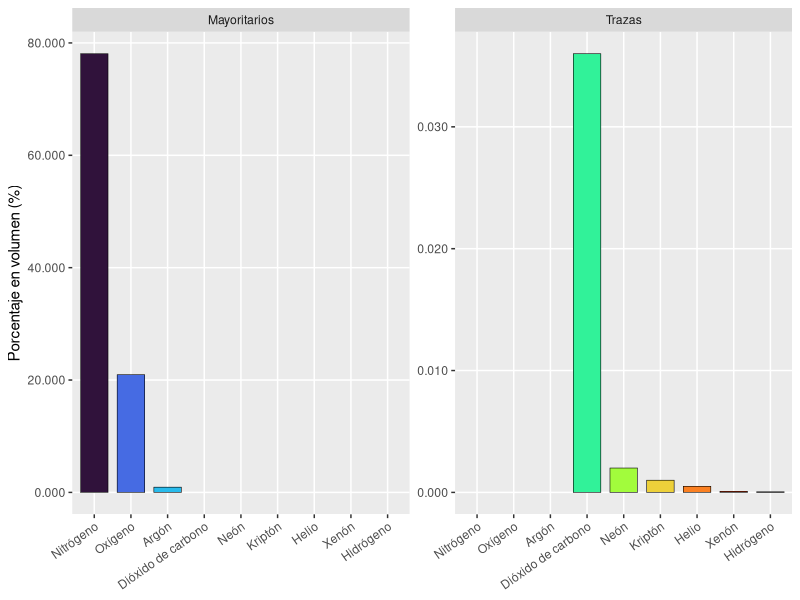

Source code (R): (Note: this script raises an error after producing the figure.)
## ---- chunk 1
#| label: tbl-meteovsclima
#| tbl-cap: "Comparación conceptual entre meteorología y climatología."
#| echo: false
#| message: false
#| warning: false

library(dplyr)
library(tibble)
library(kableExtra)

tabla_meteo_clima <- tribble(
  ~Concepto, ~`Enfoque Temporal`, ~`Objetivo Principal`,
  "Meteorología", "Horas o días (corto plazo)", "Pronóstico del tiempo y estudio de fenómenos momentáneos",
  "Climatología", "Décadas (largo plazo)", "Caracterización de regímenes regionales y estadísticas de diseño"
)

tabla_meteo_clima %>%
  kbl(
    booktabs = TRUE,
    align = c("c","c","c"),
    format = "html",
    col.names = c(
      "Concepto",
      "Enfoque temporal",
      "Objetivo principal"
    )
  ) %>%
  kable_classic(html_font = "Latin Modern Roman") %>%
  kable_styling(
    full_width = FALSE,
    bootstrap_options = "hover"
  ) %>%
  row_spec(0, bold = TRUE)
## ---- chunk 2
#| echo: false
#| label: tbl-atmosfera
#| tbl-cap: "Composición de la atmósfera."
#| message: false
#| warning: false

library(dplyr)
library(tibble)
library(kableExtra)
library(ggplot2)
library(scales)

# -----------------------------
# Tabla: Gases permanentes de la atmósfera (porcentaje en volumen)
# -----------------------------
gases_atmosfera <- tribble(
  ~Constituyente,      ~Fórmula,                 ~`Porcentaje en volumen`,
  "Nitrógeno",         "N<sub>2</sub>",          78.08,
  "Oxígeno",           "O<sub>2</sub>",          20.95,
  "Argón",             "Ar",                      0.93,
  "Dióxido de carbono","CO<sub>2</sub>",          0.036,
  "Neón",              "Ne",                      0.002,
  "Helio",             "He",                      0.0005,
  "Kriptón",           "Kr",                      0.001,
  "Xenón",             "Xe",                      0.00009,
  "Hidrógeno",         "H<sub>2</sub>",           0.00005
)

gases_atmosfera %>%
  kbl(
    booktabs = TRUE,
    align = c("l","c","c"),
    format = "html",
    escape = FALSE,
    col.names = c("Constituyente", "Fórmula", "Porcentaje en volumen (%)")
  ) %>%
  kable_classic(html_font = "Latin Modern Roman") %>%
  kable_styling(full_width = FALSE, bootstrap_options = "hover") %>%
  row_spec(0, bold = TRUE) %>%
  column_spec(3, width = "6.5em") %>%
  footnote(
    general = "Valores típicos de gases permanentes (aprox.) expresados como porcentaje en volumen. El vapor de agua no se incluye por ser altamente variable.",
    general_title = ""
  )
## ---- chunk 3
#| echo: false
#| label: fig-atmosfera
#| fig-cap: "Composición de la atmósfera"
#| fig-align: center
#| out-width: 100%
#| class: fig-border
#| message: false
#| warning: false


# -----------------------------
# Alternativa (recomendada para docencia): dos paneles (mayores vs trazas)
# con colores diferenciados por gas (escala TURBO)
# -----------------------------

library(viridis)

gases_plot2 <- gases_atmosfera %>%
  mutate(
    Grupo = if_else(`Porcentaje en volumen` >= 0.1, "Mayoritarios", "Trazas"),
    Constituyente = factor(
      Constituyente,
      levels = Constituyente[order(`Porcentaje en volumen`, decreasing = TRUE)]
    )
  )

ggplot(
  gases_plot2,
  aes(
    x = Constituyente,
    y = `Porcentaje en volumen`,
    fill = Constituyente
  )
) +
  geom_col(width = 0.75, color = "black", linewidth = 0.2) +
  facet_wrap(~Grupo, scales = "free_y") +
  scale_fill_viridis_d(option = "turbo", guide = "none") +
  scale_y_continuous(labels = label_number(accuracy = 0.001)) +
  labs(
    x = NULL,
    y = "Porcentaje en volumen (%)"
  ) +
  theme(
    panel.grid.minor = element_blank(),
    axis.text.x = element_text(angle = 35, hjust = 1)
  )

## ---- chunk 4
#| label: fig-vapor
#| fig-cap: "Movimiento de masas de vapor de agua en la atmósfera.<br><span style='font-size:0.8em;'>Fuente: [@NOAA_OSPO]</span>"
#| fig-align: center
#| out-width: 80%
#| echo: false
#| class: fig-border

knitr::include_graphics("assets/img/vapor.gif")

## ---- chunk 5
#| label: fig-troposfera
#| fig-cap: "Troposfera.<br><span style='font-size:0.8em;'>Fuente: [WorldAtlas, 2025]</span>"
#| fig-align: center
#| out-width: 70%
#| echo: false
#| class: fig-border

knitr::include_graphics("assets/img/troposfera.jpg")

## ---- chunk 6
#| label: fig-estratosfera
#| fig-cap: "Estratósfera.<br><span style='font-size:0.8em;'>Fuente: [WorldAtlas, 2025]</span>"
#| fig-align: center
#| out-width: 70%
#| echo: false
#| class: fig-border

knitr::include_graphics("assets/img/estratosfera.jpg")

## ---- chunk 7
#| label: fig-mesosfera
#| fig-cap: "Mesosfera.<br><span style='font-size:0.8em;'>Fuente: [WorldAtlas, 2025]</span>"
#| fig-align: center
#| out-width: 70%
#| echo: false
#| class: fig-border

knitr::include_graphics("assets/img/mesosfera.jpg")

## ---- chunk 8
#| label: fig-termosfera
#| fig-cap: "Termosfera.<br><span style='font-size:0.8em;'>Fuente: [WorldAtlas, 2025]</span>"
#| fig-align: center
#| out-width: 70%
#| echo: false
#| class: fig-border

knitr::include_graphics("assets/img/termosfera.jpg")

## ---- chunk 9
#| label: fig-exosfera
#| fig-cap: "Exosfera.<br><span style='font-size:0.8em;'>Fuente: [WorldAtlas, 2025]</span>"
#| fig-align: center
#| out-width: 70%
#| echo: false
#| class: fig-border

knitr::include_graphics("assets/img/exosfera.jpg")

## ---- chunk 10
#| label: fig-capas3
#| fig-cap: "Gradiente térmico en capas de la atmósfera.<br><span style='font-size:0.8em;'>Fuente: [Dana Desonie, Ph.D., 2025]</span>"
#| fig-align: center
#| out-width: 100%
#| echo: false
#| class: fig-border

knitr::include_graphics("assets/img/capas_atmosfera3.png")

## ---- chunk 11
#| label: fig-foehn
#| fig-cap: "Efecto Foehn de gradientes de presión.<br><span style='font-size:0.8em;'>Fuente: [Instituto Geográfico Nacional, Centro Nacional de Información Geográfica, UNAM; 2024]</span>"
#| fig-align: center
#| out-width: 100%
#| echo: false

knitr::include_graphics("assets/img/foehn2.png")
## ---- chunk 12
#| label: fig-allen
#| fig-cap: "Diagrama de anillos de Van Allen.<br><span style='font-size:0.8em;'>Fuente: [https://www.astronomynotes.com]</span><br><span style='font-size:0.8em;'>Modificado por (Matarrita,2025)"
#| fig-align: center
#| out-width: 110%
#| echo: false
#| class: fig-border

knitr::include_graphics("assets/img/allen.png")
## ---- chunk 13
#| label: fig-calor
#| fig-cap: "Mecanismos de transferencia de calor."
#| fig-align: center
#| out-width: 100%
#| echo: false
#| class: fig-border

knitr::include_graphics("assets/img/calor.png")
## ---- chunk 14
#| label: fig-latitud
#| fig-cap: "Distribución de la radiación debido a la curvatura de la Tierra."
#| fig-align: center
#| out-width: 100%
#| echo: false
#| class: fig-border

knitr::include_graphics("assets/img/latitud.png")
## ---- chunk 15
#| label: fig-invernadero
#| fig-cap: "Efecto invernadero."
#| fig-align: center
#| out-width: 100%
#| echo: false
#| class: fig-border

knitr::include_graphics("assets/img/invernadero.png")
## ---- chunk 16
#| label: fig-frente_frio
#| fig-cap: "Esquema de frente frío."
#| fig-align: center
#| out-width: 100%
#| echo: false
#| class: fig-border

knitr::include_graphics("assets/img/frente_frio.png")
## ---- chunk 17
#| label: fig-conver_diver
#| fig-cap: "Esquema de movimiento convergente y divergente del aire."
#| fig-align: center
#| out-width: 70%
#| echo: false
#| class: fig-border

knitr::include_graphics("assets/img/conver_diver.jpg")
## ---- chunk 18
#| echo: false
### Tabla de referencia: atmósfera estándar

library(dplyr)
library(tibble)
library(kableExtra)

atm_estandar <- tribble(
  ~`Altitud (m)`, ~`Presión (mb/hPa)`, ~`Temperatura (°C)`,
  0,    1013.2, 15.0,
  500,   954.6, 11.8,
  1000,  898.8,  8.5,
  2000,  795.0,  2.0
)

atm_estandar %>%
  kbl(
    booktabs = TRUE,
    align = c("c","c","c"),
    format = "html",
    col.names = c(
      "Altitud (m)",
      "Presión (mb / hPa)",
      "Temperatura (°C)"
    )
  ) %>%
  kable_classic(html_font = "Latin Modern Roman") %>%
  kable_styling(
    full_width = FALSE,
    bootstrap_options = "hover"
  ) %>%
  row_spec(0, bold = TRUE)

## ---- chunk 19
#| label: fig-hadley
#| fig-cap: "Células de circulación atmosférica.<br><span style='font-size:0.8em;'>Fuente: [CEUPE, 2025]</span>"
#| fig-align: center
#| out-width: 100%
#| echo: false
#| class: fig-border

knitr::include_graphics("assets/img/hadley.png")

## ---- chunk 20
#| label: fig-chorro
#| fig-cap: "Chorro de bajo nivel del Caribe.<br><span style='font-size:0.8em;'>Fuente: [@Cigefi]</span>"
#| fig-align: center
#| out-width: 80%
#| echo: false
#| class: fig-border

knitr::include_graphics("assets/img/chorro2.png")

## ---- chunk 21
#| label: fig-sinop
#| fig-cap: "Escala sinóptica de circulación atmosférica.<br><span style='font-size:0.8em;'>Fuente: [@NOAA_OSPO]</span>"
#| fig-align: center
#| out-width: 60%
#| echo: false
#| class: fig-border

knitr::include_graphics("assets/img/sinop.jfif")

## ---- chunk 22
#| label: fig-lluvia
#| fig-cap: "Mesoescala de circulación atmosférica.<br><span style='font-size:0.8em;'>Fuente: [@NOAA_OSPO]</span>"
#| fig-align: center
#| out-width: 60%
#| echo: false
#| class: fig-border

knitr::include_graphics("assets/img/lluvia.jpg")

## ---- chunk 23
#| label: tbl-escala
#| tbl-cap: "Resumen de escala de circulación atmosférica."
#| echo: false
#| message: false
#| warning: false

### Resumen de escalas de variabilidad atmosférica relevantes para la hidrología

library(dplyr)
library(tibble)
library(kableExtra)

tabla_escalas <- tribble(
  ~Escala, ~`Dimensión espacial`, ~`Ejemplos de procesos`,
  "Planetaria", "≥ 10,000 km", "Radiación solar entrante, Células de Hadley, Corrientes jet",
  "Macroescala", "≈ 1,000 km", "Sistemas de latitudes medias, huracanes, frentes",
  "Mesoescala", "1 – 100 km", "Brisas marinas, vientos de valle, tormentas convectivas",
  "Microescala", "≤ 0.1 km", "Turbulencia, intercambio suelo–atmósfera, vegetación"
)

tabla_escalas %>%
  kbl(
    booktabs = TRUE,
    align = c("c", "c", "l"),
    format = "html",
    escape = FALSE,
    col.names = c(
      "Escala",
      "Dimensión espacial",
      "Ejemplos de procesos atmosféricos"
    )
  ) %>%
  kable_classic(html_font = "Latin Modern Roman") %>%
  kable_styling(
    full_width = FALSE,
    bootstrap_options = "hover"
  ) %>%
  row_spec(0, bold = TRUE)
## ---- chunk 24
#| label: fig-lat_españa
#| fig-cap: "Misma latitud entre New York y Madrid."
#| fig-align: center
#| out-width: 100%
#| echo: false
#| class: fig-border

knitr::include_graphics("assets/img/latitud_españa.png")

## ---- chunk 25
#| label: fig-corrientes
#| fig-cap: "Corrientes oceánicas globales.<br><span style='font-size:0.8em;'>Fuente: [EOM.com, 2026]</span>"
#| fig-align: center
#| out-width: 100%
#| echo: false
#| class: fig-border

knitr::include_graphics("assets/img/corrientes.png")

## ---- chunk 26
#| label: tbl-enos-impactos
#| tbl-cap: "Impactos hidrológicos y climáticos asociados a las fases del fenómeno ENOS."
#| echo: false
#| message: false
#| warning: false

library(dplyr)
library(tibble)
library(kableExtra)

tabla_enos <- tribble(
  ~Región, ~`Impacto durante El Niño`, ~`Impacto durante La Niña`,
  "Sudamérica (Perú / Ecuador)",
  "Lluvias intensas e inundaciones costeras",
  "Condiciones más secas de lo habitual",

  "Norteamérica",
  "Sur de EE. UU. más húmedo; norte más cálido",
  "Sur de EE. UU. más cálido y seco; aumento del riesgo de sequía",

  "Centroamérica (Costa Rica)",
  "Sequía en la vertiente del Pacífico; exceso de lluvia en el Caribe",
  "Inundaciones en el Pacífico; déficit de precipitación en el Caribe",

  "Asia y Australia",
  "Sequías severas, incendios forestales y monzones debilitados",
  "Inundaciones generalizadas y monzones intensificados"
)

tabla_enos %>%
  kbl(
    booktabs = TRUE,
    align = c("c", "c", "c"),
    format = "html",
    escape = FALSE,
    col.names = c(
      "Región",
      "Impacto durante El Niño",
      "Impacto durante La Niña"
    )
  ) %>%
  kable_classic(html_font = "Latin Modern Roman") %>%
  kable_styling(
    full_width = FALSE,
    bootstrap_options = c("hover", "condensed")
  ) %>%
  row_spec(0, bold = TRUE)
